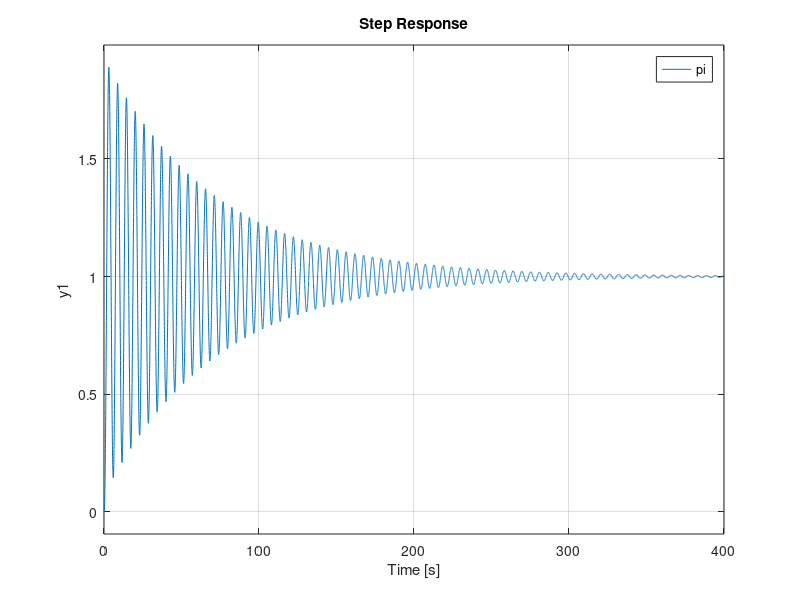

The MATLAB script that drew this image:
clear
clc
close all 

k0 = 10;
k1 = 1;
k2 = 1;
k3 = 0.5;  
k4 = 0.3;
k5 = 1;

T0 = 2;
T2 = 0.1;
T3 = 100;
T4 = 0.5;

t0 = 20;
t2 = 0.2;
t3 = 2.3;   

W0 = tf(k0, [T0 1]);
W1 = tf (k1);
W2 = tf ([(k2*t2) k2],[T2 1]);
W3_pi = tf ([(k3*T3) k3],[T3 0]);
W3_pid = tf ([(k3*t3*T3) (k3*T3) k3],[T3 0]);
W4 = tf (k4, [T4 1 0]);
W5 = tf (k5);

Wraz = W0 * W1 * W2 * W4 * W5;
Wzam = feedback(Wraz, 1);

%1 - Устойчивость по Гурвицу
matrix_gurvits = [1.25  1.6   0   0 
                  0.1   2.6   3   0 
                  0     1.25  1.6 0
                  0     0     2.6 3];
               
minor1 = 1.25;
minor2 = 1.25*2.6-1.6*0.1;
minor3 = minor2 * 1.6;
minor4 = minor3 * 3; % больше нуля значит устойчивая замкнутая система
% 
% bode(Wraz)
% figure
%  step(Wzam)


% 2 - ПФ по ошибке
Wmist = 1 / (1+Wraz); % предел по ошибке равен 0

kf = 0.25;
Tf = 0.8; % как определить ?
Wf = tf(kf, [Tf 1]);
Wvozm = Wf/(1+Wraz); % предел по ошибке равен 0


% 3 - ПИ и ПИД регуляторы

% ПИ регулятор
Wraz_pi_reg = W0 * W1 * W2 * W3_pi * W4 * W5;
Wzam_pi_reg = feedback(Wraz_pi_reg, 1)
Wmist_pi_reg = 1 / (1+Wraz_pi_reg);

% figure
% title('ПХ замкнутой системы с ПИ-регулятором');
% step(Wzam_pi_reg);
% figure
% title('ЛЧХ разомкнутой системы с ПИ-регулятором');
% bode(Wraz_pi_reg);


% ПИД регулятор
Wraz_pid_reg = W0 * W1 * W2 * W3_pid * W4 * W5
Wzam_pid_reg = feedback(Wraz_pid_reg, 1)

% figure
% title('ПХ замкнутой системы с ПИД-регулятором');
% step(Wzam_pid_reg);
% figure
% title('ЛЧХ разомкнутой системы с ПИД-регулятором');
% bode(Wraz_pid_reg);

figure

hold on
    step(Wzam_pi_reg);
    step(Wzam_pid_reg);
    step(Wzam);
    legend('pi', 'pid', 'zam')
hold off



